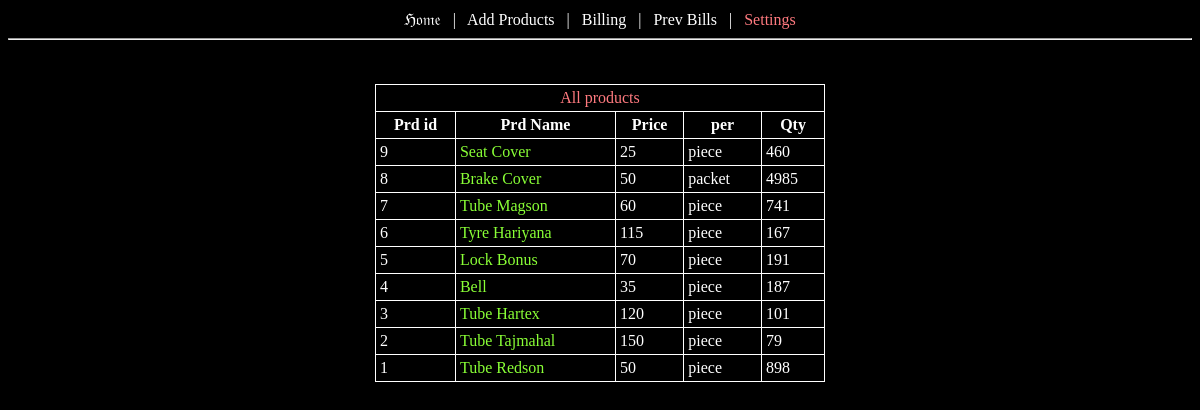
/settings/, run on an earlier commit of the app's database.
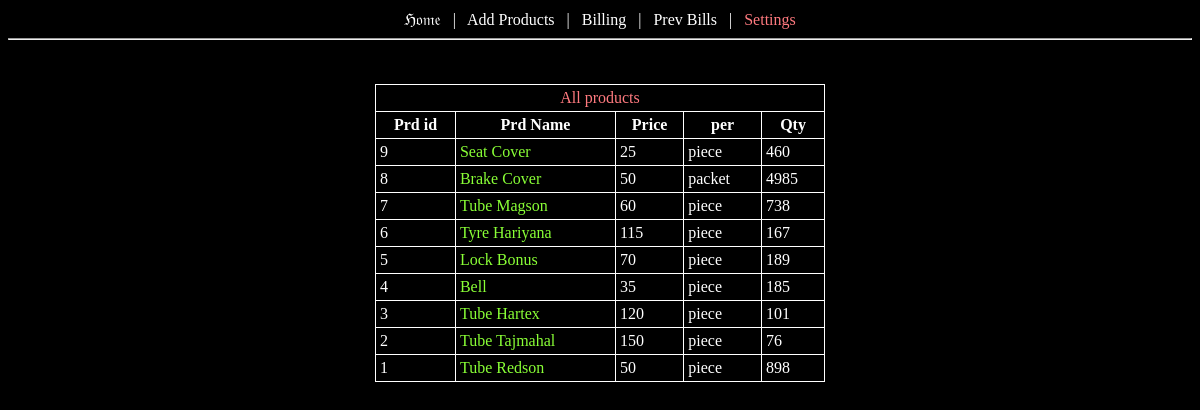
And on a later commit of the database.
### products/models.py (models this page shows, shortened)
class product(models.Model):
	name = models.CharField(max_length=81)
	price = models.IntegerField()
	choices = (('piece','piece'),('dozen','dozen'),('gross','gross'),('half gross','half gross'),('Kg','Kg'),('packet','packet'))
	unit = models.CharField(choices=choices,max_length=21,default='piece')
	tags = models.CharField(max_length=150,help_text='A list of comma seperated tags')
	available_qty = models.IntegerField(default=0)

### products/views.py (the view)
# urls.py: path('settings/',views.settings,name="settings"),
def settings(request):
    data = {}
    data['products'] = list(product.objects.all().order_by('-id'))[:]
    return render(request,'settings.html',data)

### products/templates/settings.html (shortened to what this page needs)
{% load static %}
<html>
<head>
<link rel="stylesheet" href="{% static 'bootstrap/css/jquery-ui.css' %}">
</head>
<body bgcolor="#000;">
<center class="t_w">
	<a href="/" class="t_w t_hover">&Hfr;&ofr;&mfr;&efr;<a/> &ensp;|&ensp;
	<a href="/add/" class="t_w t_hover">Add Products</a> &ensp;|&ensp;
	<a href="/bill/" class="t_w t_hover">Billing</a> &ensp;|&ensp;
	<a href="/prev_bill/" class="t_w t_hover">Prev Bills</a> &ensp;|&ensp;
	<a href="/settings/" class="t_w t_hover" style="color:#ff7a7f;">Settings</a>
</center>
<hr/>
<center>
<table class="t_w" style="width:450px; padding:5px;">
	<tr>
		<td colspan=5><center style="color:#ff7a7f;">All products</center></td>
	</tr>
	<tr>
		<th> Prd id </th>
		<th> Prd Name </th>
		<th> Price </th>
		<th> per </th>
		<th> Qty</th>
	</tr>
	{% for product in products %}
	<tr style="color:white;" class="itemrow">
		<td>{{product.id}}</td> &ensp;
		<td class="prdnm" id="row{{product.id}}"><span style="color:#89ff36;">{{product.name}}</span></td> &ensp;
		<td>{{product.price}}</td> &ensp;
		<td>{{product.unit}}</td> &ensp;
		<td>{{product.available_qty}}</td>
	</tr>
	{% endfor %}
</table>
<br/>
</center>
</body>
</html>

### products/templates/settings.html (style rules this page uses)
table, th, td { border: 1px solid white; border-collapse: collapse; padding:4px; }
.t_w { color:white; text-decoration:none; }
.t_hover { color:white; }
.prdnm { cursor:pointer; }

What changed in the data, as far as the page shows it:
changed product "Tube Magson": available_qty "741" → "738"
changed product "Lock Bonus": available_qty "191" → "189"
changed product "Bell": available_qty "187" → "185"
changed product "Tube Tajmahal": available_qty "79" → "76"
